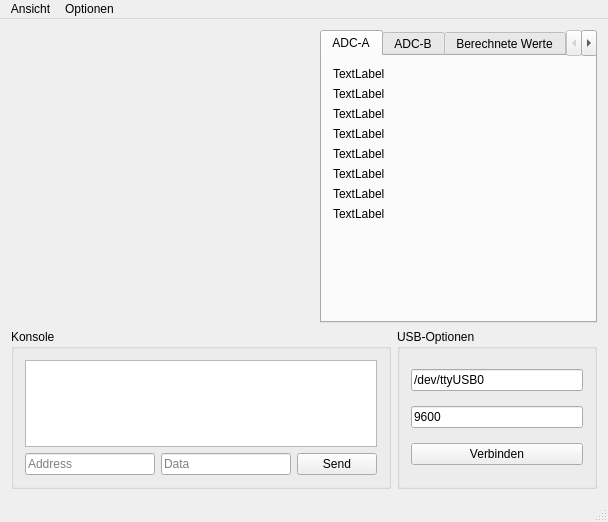
<?xml version="1.0" encoding="UTF-8"?>
<ui version="4.0">
 <class>MainWindow</class>
 <widget class="QMainWindow" name="MainWindow">
  <property name="geometry">
   <rect>
    <x>0</x>
    <y>0</y>
    <width>608</width>
    <height>522</height>
   </rect>
  </property>
  <property name="windowTitle">
   <string>Roboter Debug</string>
  </property>
  <widget class="QWidget" name="centralWidget">
   <layout class="QGridLayout" name="gridLayout">
    <item row="0" column="0">
     <spacer name="verticalSpacer">
      <property name="orientation">
       <enum>Qt::Vertical</enum>
      </property>
      <property name="sizeHint" stdset="0">
       <size>
        <width>20</width>
        <height>40</height>
       </size>
      </property>
     </spacer>
    </item>
    <item row="0" column="1">
     <spacer name="horizontalSpacer">
      <property name="orientation">
       <enum>Qt::Horizontal</enum>
      </property>
      <property name="sizeHint" stdset="0">
       <size>
        <width>40</width>
        <height>20</height>
       </size>
      </property>
     </spacer>
    </item>
    <item row="0" column="2">
     <widget class="QTabWidget" name="tabWidget">
      <property name="maximumSize">
       <size>
        <width>512</width>
        <height>16777215</height>
       </size>
      </property>
      <property name="currentIndex">
       <number>0</number>
      </property>
      <widget class="QWidget" name="tabADCA">
       <attribute name="title">
        <string>ADC-A</string>
       </attribute>
       <layout class="QVBoxLayout" name="verticalLayout_3">
        <item>
         <widget class="QLabel" name="labelADCA0">
          <property name="text">
           <string>TextLabel</string>
          </property>
         </widget>
        </item>
        <item>
         <widget class="QLabel" name="labelADCA1">
          <property name="text">
           <string>TextLabel</string>
          </property>
         </widget>
        </item>
        <item>
         <widget class="QLabel" name="labelADCA2">
          <property name="text">
           <string>TextLabel</string>
          </property>
         </widget>
        </item>
        <item>
         <widget class="QLabel" name="labelADCA3">
          <property name="text">
           <string>TextLabel</string>
          </property>
         </widget>
        </item>
        <item>
         <widget class="QLabel" name="labelADCA4">
          <property name="text">
           <string>TextLabel</string>
          </property>
         </widget>
        </item>
        <item>
         <widget class="QLabel" name="labelADCA5">
          <property name="text">
           <string>TextLabel</string>
          </property>
         </widget>
        </item>
        <item>
         <widget class="QLabel" name="labelADCA6">
          <property name="text">
           <string>TextLabel</string>
          </property>
         </widget>
        </item>
        <item>
         <widget class="QLabel" name="labelADCA7">
          <property name="text">
           <string>TextLabel</string>
          </property>
         </widget>
        </item>
        <item>
         <spacer name="verticalSpacer_3">
          <property name="orientation">
           <enum>Qt::Vertical</enum>
          </property>
          <property name="sizeHint" stdset="0">
           <size>
            <width>20</width>
            <height>40</height>
           </size>
          </property>
         </spacer>
        </item>
       </layout>
      </widget>
      <widget class="QWidget" name="tabADCB">
       <attribute name="title">
        <string>ADC-B</string>
       </attribute>
       <layout class="QVBoxLayout" name="verticalLayout_6">
        <item>
         <widget class="QLabel" name="labelADCB0">
          <property name="text">
           <string>TextLabel</string>
          </property>
         </widget>
        </item>
        <item>
         <widget class="QLabel" name="labelADCB1">
          <property name="text">
           <string>TextLabel</string>
          </property>
         </widget>
        </item>
        <item>
         <widget class="QLabel" name="labelADCB2">
          <property name="text">
           <string>TextLabel</string>
          </property>
         </widget>
        </item>
        <item>
         <widget class="QLabel" name="labelADCB3">
          <property name="text">
           <string>TextLabel</string>
          </property>
         </widget>
        </item>
        <item>
         <widget class="QLabel" name="labelADCB4">
          <property name="text">
           <string>TextLabel</string>
          </property>
         </widget>
        </item>
        <item>
         <widget class="QLabel" name="labelADCB5">
          <property name="text">
           <string>TextLabel</string>
          </property>
         </widget>
        </item>
        <item>
         <widget class="QLabel" name="labelADCB6">
          <property name="text">
           <string>TextLabel</string>
          </property>
         </widget>
        </item>
        <item>
         <widget class="QLabel" name="labelADCB7">
          <property name="text">
           <string>TextLabel</string>
          </property>
         </widget>
        </item>
        <item>
         <spacer name="verticalSpacer_4">
          <property name="orientation">
           <enum>Qt::Vertical</enum>
          </property>
          <property name="sizeHint" stdset="0">
           <size>
            <width>20</width>
            <height>40</height>
           </size>
          </property>
         </spacer>
        </item>
       </layout>
      </widget>
      <widget class="QWidget" name="tabBerechnet">
       <attribute name="title">
        <string>Berechnete Werte</string>
       </attribute>
       <layout class="QVBoxLayout" name="verticalLayout">
        <item>
         <widget class="QLabel" name="labelBerechnetBallwinkel">
          <property name="text">
           <string>TextLabel</string>
          </property>
         </widget>
        </item>
        <item>
         <widget class="QLabel" name="labelBerechnetBallDistanz">
          <property name="text">
           <string>TextLabel</string>
          </property>
         </widget>
        </item>
        <item>
         <widget class="QLabel" name="labelBerechnetFahrtwinkel">
          <property name="text">
           <string>TextLabel</string>
          </property>
         </widget>
        </item>
        <item>
         <widget class="QLabel" name="labelBerechnetPosX">
          <property name="text">
           <string>TextLabel</string>
          </property>
         </widget>
        </item>
        <item>
         <widget class="QLabel" name="labelBerechnetPosY">
          <property name="text">
           <string>TextLabel</string>
          </property>
         </widget>
        </item>
        <item>
         <widget class="QLabel" name="labelBerechnetSollPhi">
          <property name="text">
           <string>TextLabel</string>
          </property>
         </widget>
        </item>
        <item>
         <widget class="QLabel" name="labelBerechnetDeltaPhi">
          <property name="text">
           <string>TextLabel</string>
          </property>
         </widget>
        </item>
        <item>
         <widget class="QLabel" name="labelBerechnetProgramm">
          <property name="text">
           <string>TextLabel</string>
          </property>
         </widget>
        </item>
        <item>
         <widget class="QLabel" name="labelBerechnetKameraWinkel">
          <property name="text">
           <string>TextLabel</string>
          </property>
         </widget>
        </item>
        <item>
         <spacer name="verticalSpacer_7">
          <property name="orientation">
           <enum>Qt::Vertical</enum>
          </property>
          <property name="sizeHint" stdset="0">
           <size>
            <width>20</width>
            <height>40</height>
           </size>
          </property>
         </spacer>
        </item>
       </layout>
      </widget>
      <widget class="QWidget" name="tabI2C">
       <attribute name="title">
        <string>I²C</string>
       </attribute>
       <layout class="QVBoxLayout" name="verticalLayout_5">
        <item>
         <widget class="QLabel" name="labelI2C_CMPS">
          <property name="text">
           <string>TextLabel</string>
          </property>
         </widget>
        </item>
        <item>
         <widget class="QLabel" name="labelI2C_MPU">
          <property name="text">
           <string>TextLabel</string>
          </property>
         </widget>
        </item>
        <item>
         <widget class="QLabel" name="labelI2C_BNO">
          <property name="text">
           <string>TextLabel</string>
          </property>
         </widget>
        </item>
        <item>
         <widget class="QLabel" name="labelI2C_US0">
          <property name="text">
           <string>TextLabel</string>
          </property>
         </widget>
        </item>
        <item>
         <widget class="QLabel" name="labelI2C_US1">
          <property name="text">
           <string>TextLabel</string>
          </property>
         </widget>
        </item>
        <item>
         <widget class="QLabel" name="labelI2C_US2">
          <property name="text">
           <string>TextLabel</string>
          </property>
         </widget>
        </item>
        <item>
         <widget class="QLabel" name="labelI2C_US3">
          <property name="text">
           <string>TextLabel</string>
          </property>
         </widget>
        </item>
        <item>
         <spacer name="verticalSpacer_5">
          <property name="orientation">
           <enum>Qt::Vertical</enum>
          </property>
          <property name="sizeHint" stdset="0">
           <size>
            <width>20</width>
            <height>40</height>
           </size>
          </property>
         </spacer>
        </item>
       </layout>
      </widget>
      <widget class="QWidget" name="tabPixie">
       <attribute name="title">
        <string>Pixie</string>
       </attribute>
       <layout class="QVBoxLayout" name="verticalLayout_7">
        <item>
         <widget class="QLabel" name="labelPixieStatus">
          <property name="text">
           <string>TextLabel</string>
          </property>
         </widget>
        </item>
        <item>
         <widget class="QLabel" name="labelPixieX1">
          <property name="text">
           <string>TextLabel</string>
          </property>
         </widget>
        </item>
        <item>
         <widget class="QLabel" name="labelPixieY1">
          <property name="text">
           <string>TextLabel</string>
          </property>
         </widget>
        </item>
        <item>
         <widget class="QLabel" name="labelPixieW1">
          <property name="text">
           <string>TextLabel</string>
          </property>
         </widget>
        </item>
        <item>
         <widget class="QLabel" name="labelPixieH1">
          <property name="text">
           <string>TextLabel</string>
          </property>
         </widget>
        </item>
        <item>
         <spacer name="verticalSpacer_6">
          <property name="orientation">
           <enum>Qt::Vertical</enum>
          </property>
          <property name="sizeHint" stdset="0">
           <size>
            <width>20</width>
            <height>40</height>
           </size>
          </property>
         </spacer>
        </item>
       </layout>
      </widget>
      <widget class="QWidget" name="tabDigital">
       <attribute name="title">
        <string>Digital</string>
       </attribute>
       <layout class="QVBoxLayout" name="verticalLayout_2">
        <item>
         <widget class="QLabel" name="labelDigitalSchalterMotor">
          <property name="text">
           <string>TextLabel</string>
          </property>
         </widget>
        </item>
        <item>
         <widget class="QLabel" name="labelDigitalSchalterDisplay">
          <property name="text">
           <string>TextLabel</string>
          </property>
         </widget>
        </item>
        <item>
         <widget class="QLabel" name="labelDigitalSchalterLinie">
          <property name="text">
           <string>TextLabel</string>
          </property>
         </widget>
        </item>
        <item>
         <widget class="QLabel" name="labelDigitalSchalterProgrammLinks">
          <property name="text">
           <string>TextLabel</string>
          </property>
         </widget>
        </item>
        <item>
         <widget class="QLabel" name="labelDigitalSchalterProgrammRechts">
          <property name="text">
           <string>TextLabel</string>
          </property>
         </widget>
        </item>
        <item>
         <widget class="QLabel" name="labelDigitalSchalterEEPROM">
          <property name="text">
           <string>TextLabel</string>
          </property>
         </widget>
        </item>
        <item>
         <widget class="QLabel" name="labelDigitalLichtschranke">
          <property name="text">
           <string>TextLabel</string>
          </property>
         </widget>
        </item>
        <item>
         <spacer name="verticalSpacer_8">
          <property name="orientation">
           <enum>Qt::Vertical</enum>
          </property>
          <property name="sizeHint" stdset="0">
           <size>
            <width>20</width>
            <height>40</height>
           </size>
          </property>
         </spacer>
        </item>
       </layout>
      </widget>
      <widget class="QWidget" name="tabMotor">
       <attribute name="title">
        <string>Motorwerte</string>
       </attribute>
       <layout class="QVBoxLayout" name="verticalLayout_9">
        <item>
         <widget class="QLabel" name="labelMotor0">
          <property name="text">
           <string>TextLabel</string>
          </property>
         </widget>
        </item>
        <item>
         <widget class="QLabel" name="labelMotor1">
          <property name="text">
           <string>TextLabel</string>
          </property>
         </widget>
        </item>
        <item>
         <widget class="QLabel" name="labelMotor2">
          <property name="text">
           <string>TextLabel</string>
          </property>
         </widget>
        </item>
        <item>
         <widget class="QLabel" name="labelMotor3">
          <property name="text">
           <string>TextLabel</string>
          </property>
         </widget>
        </item>
        <item>
         <widget class="QLabel" name="labelMotorDribbler">
          <property name="text">
           <string>TextLabel</string>
          </property>
         </widget>
        </item>
        <item>
         <widget class="QLabel" name="labelMotorSchuss">
          <property name="text">
           <string>TextLabel</string>
          </property>
         </widget>
        </item>
        <item>
         <widget class="QLabel" name="labelMotorOutWinkel">
          <property name="text">
           <string>TextLabel</string>
          </property>
         </widget>
        </item>
        <item>
         <widget class="QLabel" name="labelMotorOutStatus">
          <property name="text">
           <string>TextLabel</string>
          </property>
         </widget>
        </item>
        <item>
         <spacer name="verticalSpacer_9">
          <property name="orientation">
           <enum>Qt::Vertical</enum>
          </property>
          <property name="sizeHint" stdset="0">
           <size>
            <width>20</width>
            <height>40</height>
           </size>
          </property>
         </spacer>
        </item>
       </layout>
      </widget>
     </widget>
    </item>
    <item row="1" column="0" colspan="3">
     <layout class="QHBoxLayout" name="horizontalLayout_2">
      <item>
       <widget class="QGroupBox" name="groupBoxConsole">
        <property name="maximumSize">
         <size>
          <width>16777215</width>
          <height>160</height>
         </size>
        </property>
        <property name="title">
         <string>Konsole</string>
        </property>
        <property name="flat">
         <bool>false</bool>
        </property>
        <layout class="QVBoxLayout" name="verticalLayout_8">
         <item>
          <widget class="QTextBrowser" name="textBrowser">
           <property name="maximumSize">
            <size>
             <width>16777215</width>
             <height>200</height>
            </size>
           </property>
          </widget>
         </item>
         <item>
          <layout class="QHBoxLayout" name="horizontalLayout">
           <item>
            <widget class="QLineEdit" name="lineEditSerialSendAddress">
             <property name="inputMask">
              <string/>
             </property>
             <property name="text">
              <string/>
             </property>
             <property name="placeholderText">
              <string>Address</string>
             </property>
            </widget>
           </item>
           <item>
            <widget class="QLineEdit" name="lineEditSerialSendData">
             <property name="placeholderText">
              <string>Data</string>
             </property>
            </widget>
           </item>
           <item>
            <widget class="QPushButton" name="pushButtonSerialSend">
             <property name="text">
              <string>Send</string>
             </property>
            </widget>
           </item>
          </layout>
         </item>
        </layout>
       </widget>
      </item>
      <item>
       <widget class="QGroupBox" name="groupBoxUSB">
        <property name="maximumSize">
         <size>
          <width>200</width>
          <height>16777215</height>
         </size>
        </property>
        <property name="title">
         <string>USB-Optionen</string>
        </property>
        <layout class="QVBoxLayout" name="verticalLayout_10">
         <item>
          <widget class="QLineEdit" name="lineEditPort">
           <property name="maximumSize">
            <size>
             <width>200</width>
             <height>16777215</height>
            </size>
           </property>
           <property name="text">
            <string>/dev/ttyUSB0</string>
           </property>
          </widget>
         </item>
         <item>
          <widget class="QLineEdit" name="lineEditBaud">
           <property name="maximumSize">
            <size>
             <width>200</width>
             <height>16777215</height>
            </size>
           </property>
           <property name="text">
            <string>9600</string>
           </property>
          </widget>
         </item>
         <item>
          <widget class="QPushButton" name="pushConnect">
           <property name="maximumSize">
            <size>
             <width>200</width>
             <height>16777215</height>
            </size>
           </property>
           <property name="text">
            <string>Verbinden</string>
           </property>
          </widget>
         </item>
        </layout>
       </widget>
      </item>
     </layout>
    </item>
   </layout>
   <zorder>verticalSpacer</zorder>
   <zorder>horizontalSpacer</zorder>
   <zorder>tabWidget</zorder>
  </widget>
  <widget class="QStatusBar" name="statusBar"/>
  <widget class="QMenuBar" name="menuBar">
   <property name="geometry">
    <rect>
     <x>0</x>
     <y>0</y>
     <width>608</width>
     <height>19</height>
    </rect>
   </property>
   <widget class="QMenu" name="menuVerbindung">
    <property name="title">
     <string>Ansicht</string>
    </property>
    <addaction name="actionZeige_Konsole"/>
    <addaction name="actionZeige_USB_Optionen"/>
    <addaction name="actionZeige_Daten"/>
    <addaction name="separator"/>
    <addaction name="actionRefresh"/>
   </widget>
   <widget class="QMenu" name="menuOptionen">
    <property name="title">
     <string>Optionen</string>
    </property>
    <addaction name="actionVerwende_internes_Bluetooth"/>
   </widget>
   <addaction name="menuVerbindung"/>
   <addaction name="menuOptionen"/>
  </widget>
  <action name="actionZeige_Konsole">
   <property name="checkable">
    <bool>true</bool>
   </property>
   <property name="checked">
    <bool>true</bool>
   </property>
   <property name="text">
    <string>Zeige Konsole</string>
   </property>
  </action>
  <action name="actionZeige_USB_Optionen">
   <property name="checkable">
    <bool>true</bool>
   </property>
   <property name="checked">
    <bool>true</bool>
   </property>
   <property name="text">
    <string>Zeige USB-Optionen</string>
   </property>
  </action>
  <action name="actionRefresh">
   <property name="text">
    <string>Refresh</string>
   </property>
  </action>
  <action name="actionLog_into_File">
   <property name="text">
    <string>Start logging</string>
   </property>
  </action>
  <action name="actionStart_logging">
   <property name="text">
    <string>Start logging</string>
   </property>
  </action>
  <action name="actionEnd_logging">
   <property name="text">
    <string>End logging</string>
   </property>
  </action>
  <action name="actionZeige_Daten">
   <property name="checkable">
    <bool>true</bool>
   </property>
   <property name="checked">
    <bool>true</bool>
   </property>
   <property name="text">
    <string>Zeige Daten</string>
   </property>
  </action>
  <action name="actionVerwende_internes_Bluetooth">
   <property name="text">
    <string>Verwende internes Bluetooth</string>
   </property>
  </action>
 </widget>
 <layoutdefault spacing="6" margin="11"/>
 <resources/>
 <connections/>
</ui>
